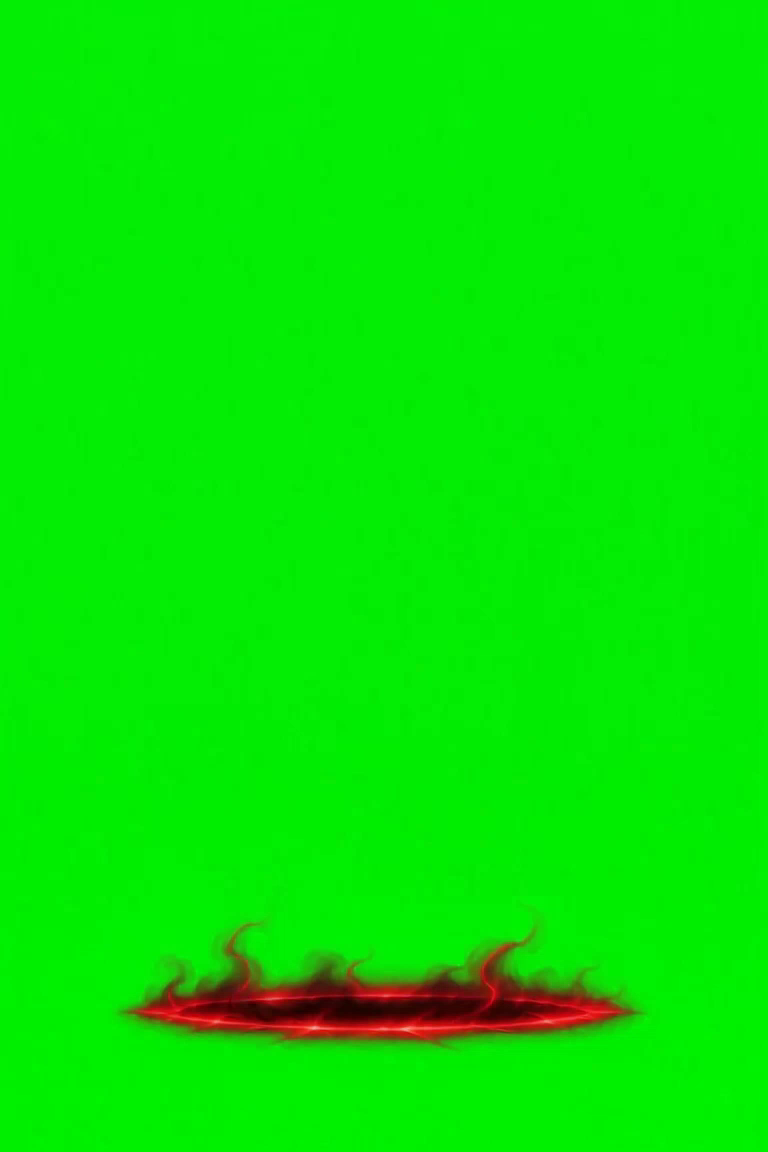
#> input picture art/originals/heroes/siphon/fx/portal_grab_v2_first.png, 768 x 1152 px, given in place of fx_smoke_puffs_v1.png, which was not available
$ python fx_assets.py
#> lines starting #> are read from the running program, lines starting #| are printed output that depends on the picture; after the words box and inside, x2 and y2 are one past the last pixel; in counts of white or black regions, pixels touching at a corner belong together
"""Key + slice the ChatGPT VFX sheets (green screen) into transparent pieces for the Fear mockups.
Outputs art/originals/heroes/siphon/fx/cut/: puff_00..15.png, energy_strip.png (tileable), link_face_0/1.png, link_edge_0/1.png"""
import os
import numpy as np
from PIL import Image
D = os.path.join(os.path.dirname(os.path.abspath(__file__)), "..", "..", "art/originals/heroes/siphon/fx"); O = os.path.join(D, "cut"); os.makedirs(O, exist_ok=True)
def key(path):
    a = np.asarray(Image.open(path).convert("RGB")).astype(np.float32); M = np.median(a[:20].reshape(-1, 3), 0)
#> after `M = np.median(a[:20].reshape(-1, 3), 0)`: M = [3, 238, 4]
    d = a[..., 1] - np.maximum(a[..., 0], a[..., 2]); dm = M[1] - max(M[0], M[2]); al = np.clip(1 - (d - 20) / (dm * 0.8 - 20), 0, 1)
#> after `d = a[..., 1] - np.maximum(a[..., 0], a[..., 2])`:
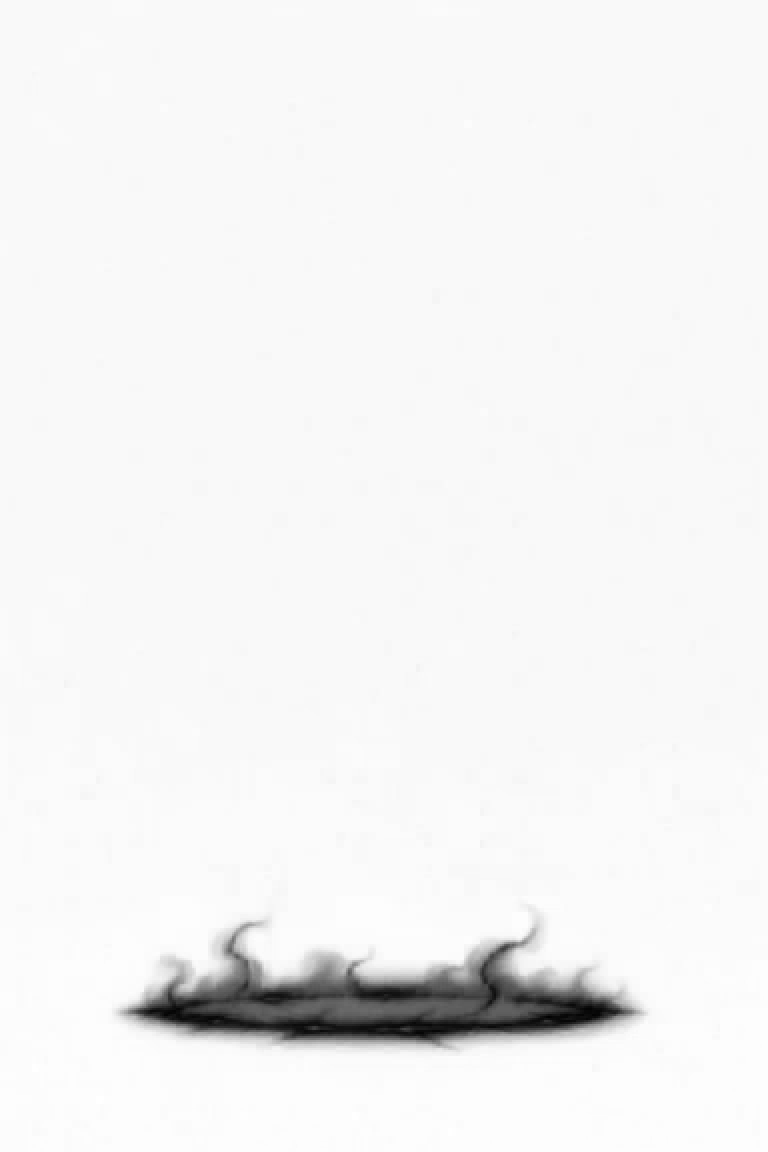
#> d: shape (1152, 768) float32; min -217, max 244, mean 224; drawn with min black and max white
#> after `dm = M[1] - max(M[0], M[2])`: dm = 234
#> after `al = np.clip(1 - (d - 20) / (dm * 0.8 - 20), 0, 1)`:
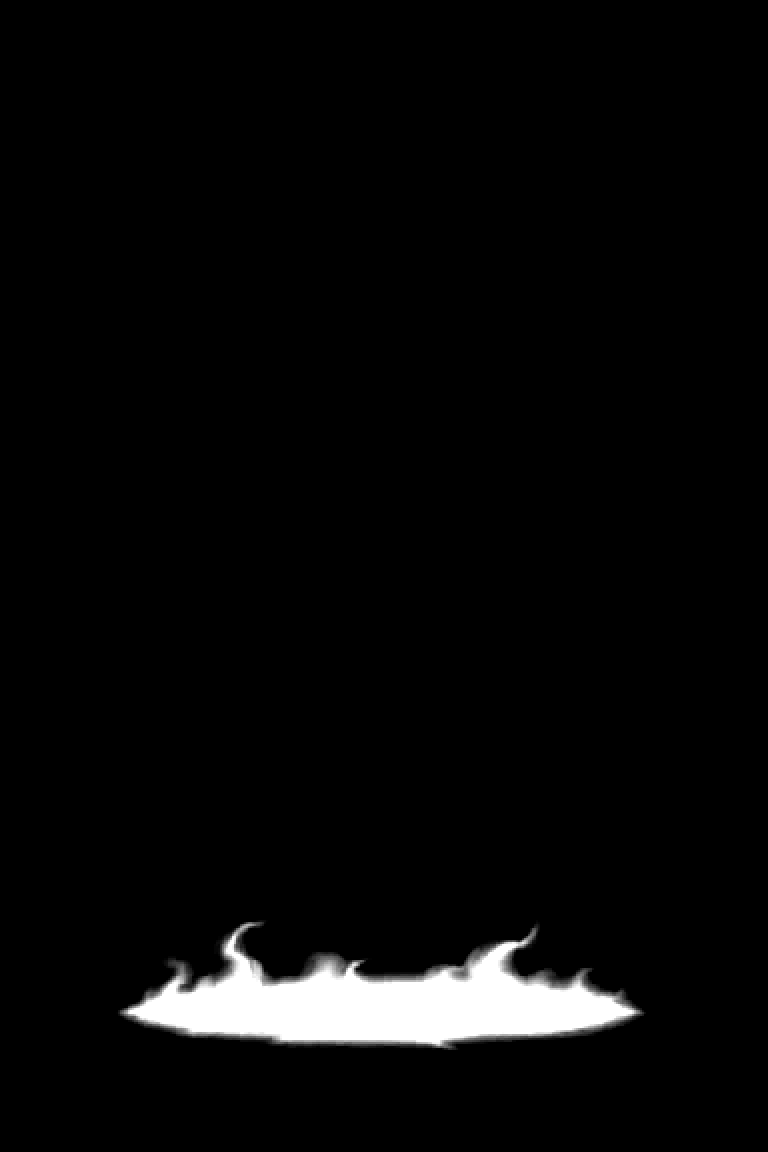
#> al: shape (1152, 768) float32; min 0, max 1, mean 0.0345
    c = np.clip((a - (1 - al[..., None]) * M) / np.maximum(al[..., None], 1e-3), 0, 255); c[..., 1] = np.minimum(c[..., 1], c[..., 2] + 6)   # these sheets are black / red only: no green above blue
#> after `c[..., 1] = np.minimum(c[..., 1], c[..., 2] + 6)`:
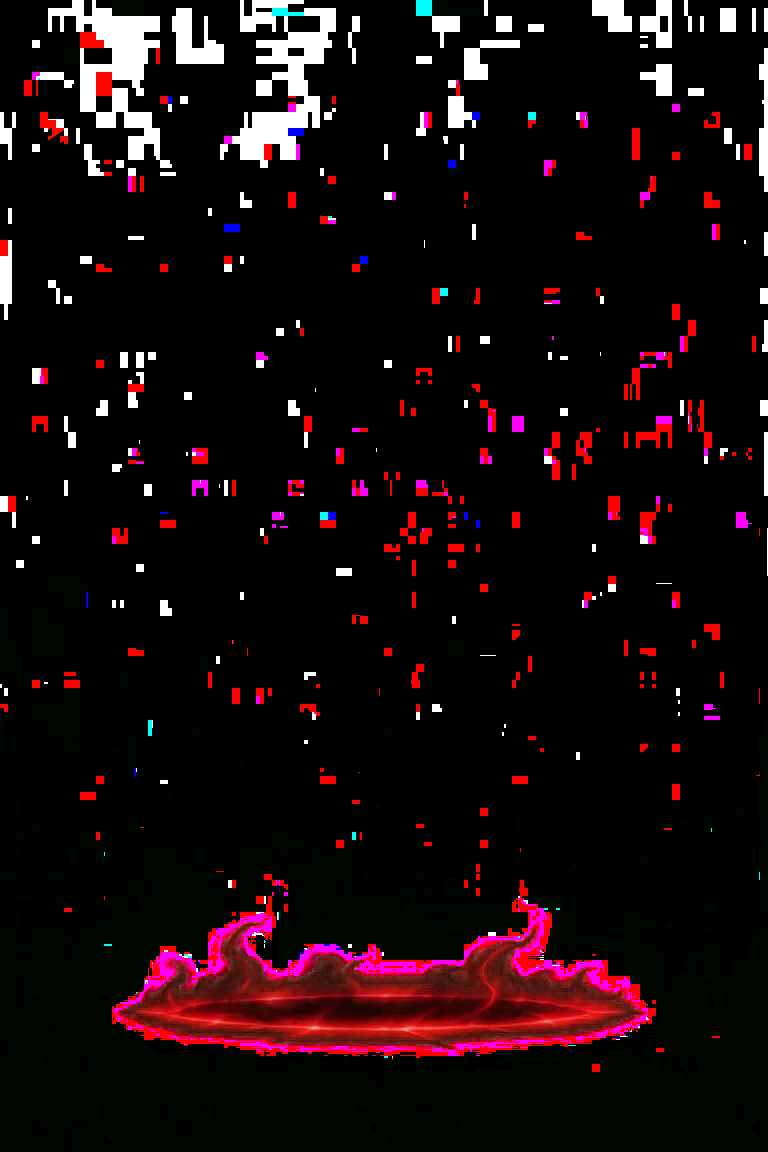
#> c: shape (1152, 768, 3) float32; mean R, G, B 23.7, 11.2, 13.4
    al[al < 0.04] = 0; return Image.fromarray(np.dstack([c, al * 255]).astype(np.uint8), "RGBA")
#> after `al[al < 0.04] = 0`: al: shape (1152, 768) float32; 0.11% of pixels changed, all inside (x1, y1, x2, y2) = (116, 920, 640, 1050)
#> after `return Image.fromarray(np.dstack([c, al * 255]).astype(np.uint8), 'RGB`:
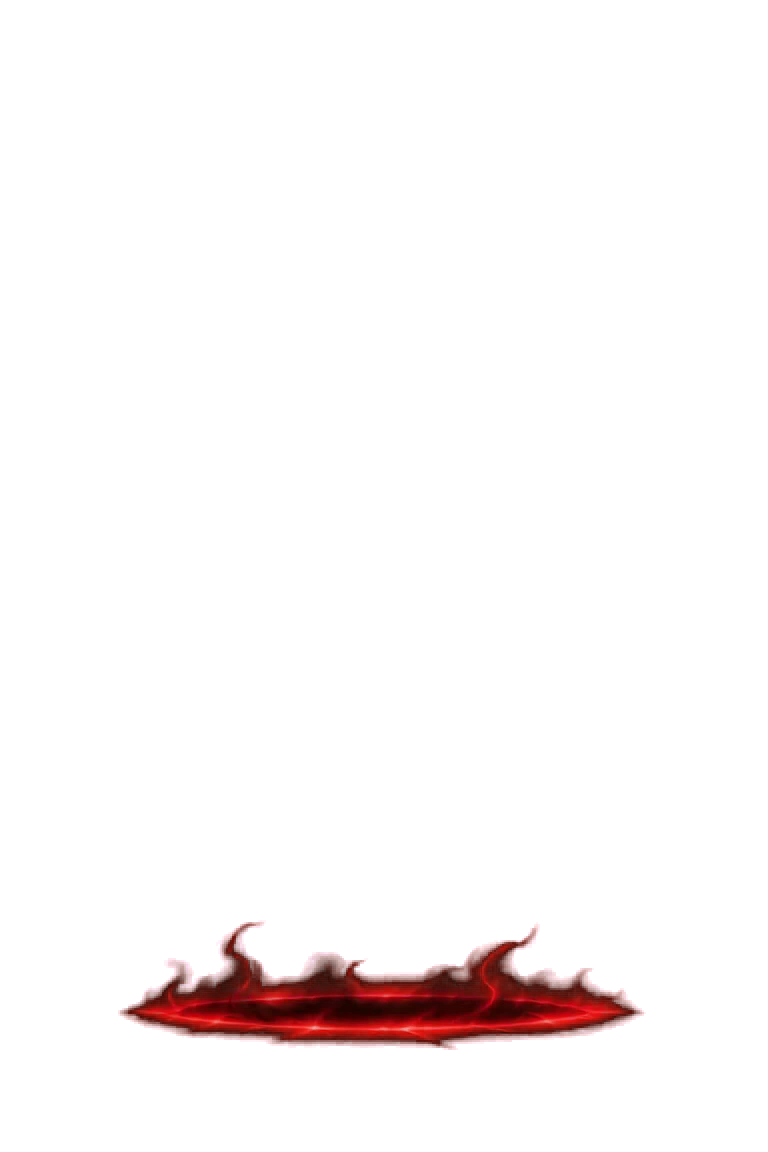
#> returned value: PIL image 768x1152 RGBA; mean R, G, B, A 23.7, 11.2, 13.4, 8.8; transparent parts drawn white
def trim(im, pad=4):
    bb = im.getchannel("A").point(lambda v: 255 if v > 6 else 0).getbbox(); return im.crop((max(0, bb[0] - pad), max(0, bb[1] - pad), min(im.width, bb[2] + pad), min(im.height, bb[3] + pad)))
p = key(os.path.join(D, "fx_smoke_puffs_v1.png")); cw = p.width / 4
#> after `cw = p.width / 4`: cw = 192
#> (the run stopped early here; a loop or call above may not have finished)

$ run again, on art/originals/heroes/siphon/fx/portal_grab_v2_sheet.png
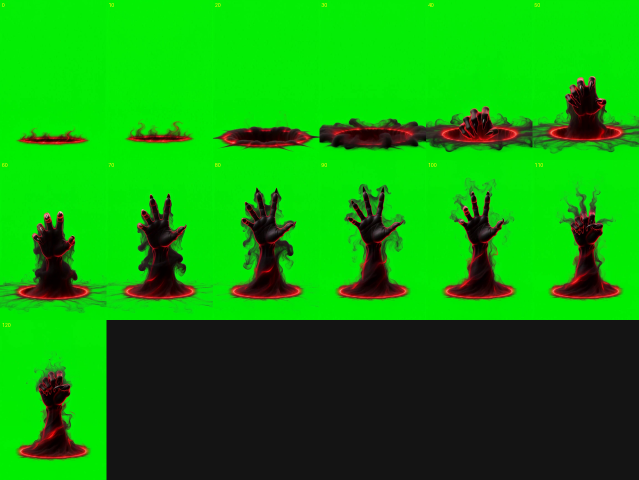
#> input picture art/originals/heroes/siphon/fx/portal_grab_v2_sheet.png, 1278 x 960 px, given in place of fx_smoke_puffs_v1.png, which was not available (shown at 1/2 size)
#> M = [4, 239, 4]
#> dm = 235
#> the loop `for i in range(16): trim(p.crop((round((i % 4) * cw), round((i // 4) *..` made 16 passes
#> pass 1, `for i in range(16): trim(p.crop((round((i % 4) * cw), round((i // 4) *..`:
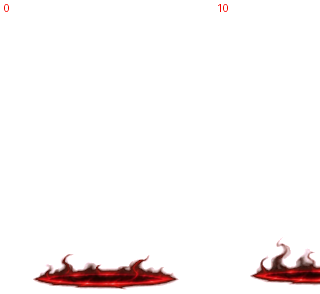
#> saved as puff_00.png: PIL image 320x294 RGBA; mean R, G, B, A 12.9, 2.7, 20.6, 9.9; transparent parts drawn white
#> `bb = s.getchannel('A').point(lambda v: 255 if v > 6 else 0).getbbox()`: bb = (0, 6, 1278, 960)
#> `s = key(os.path.join(D, 'fx_energy_strip_v1.png'))`:
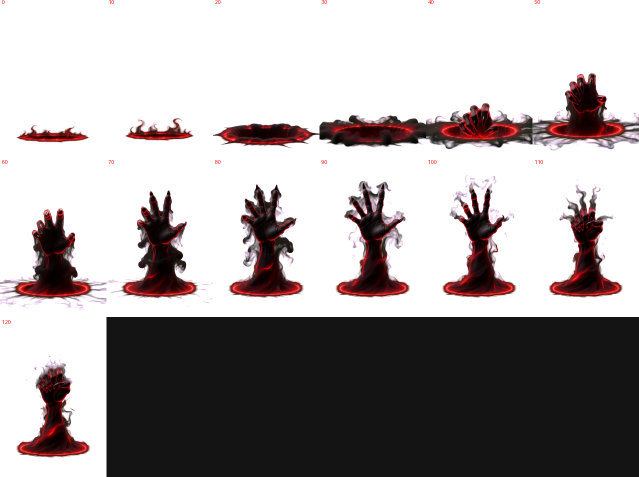
#> saved as energy_strip.png: PIL image 1278x954 RGBA (shown at 1/2 size); mean R, G, B, A 26.2, 9.2, 45.1, 101.6; transparent parts drawn white
